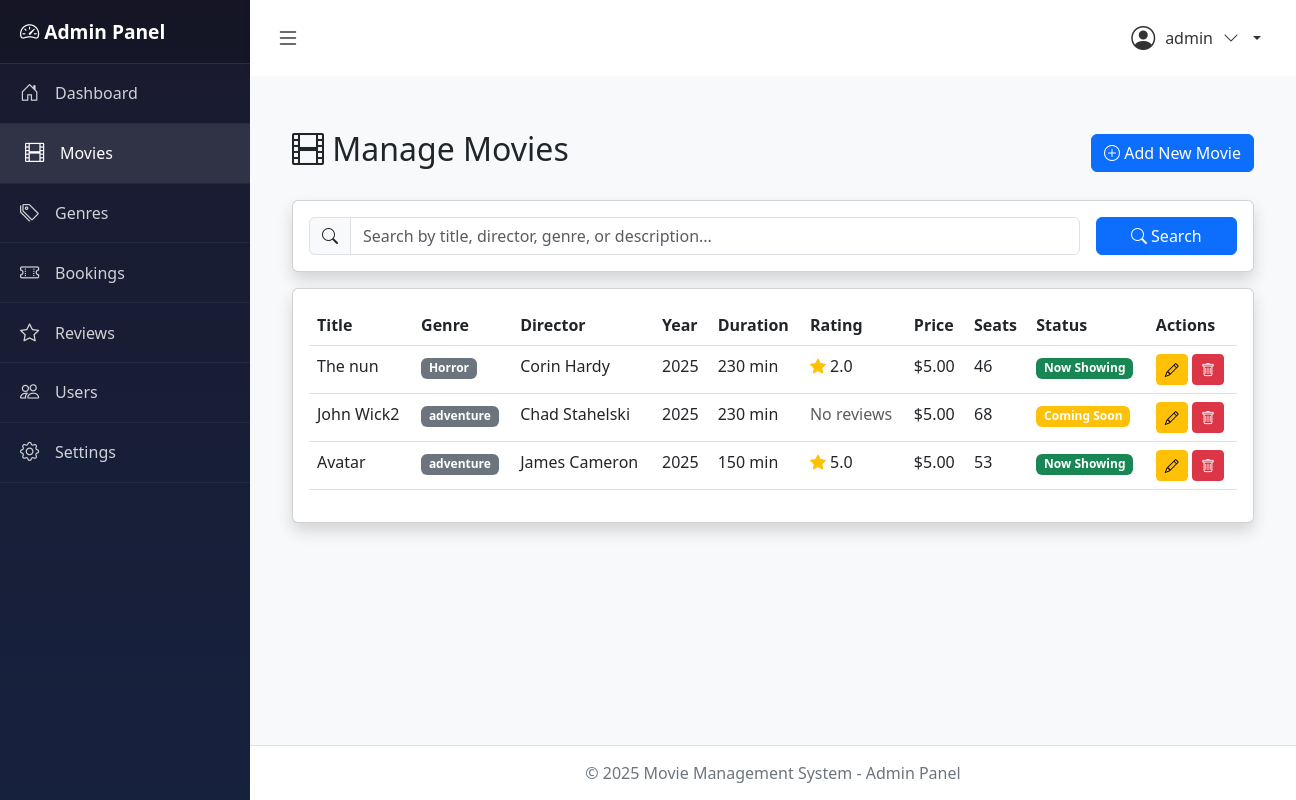
Before: /dashboard/movies/ (signed in) with the older database file.
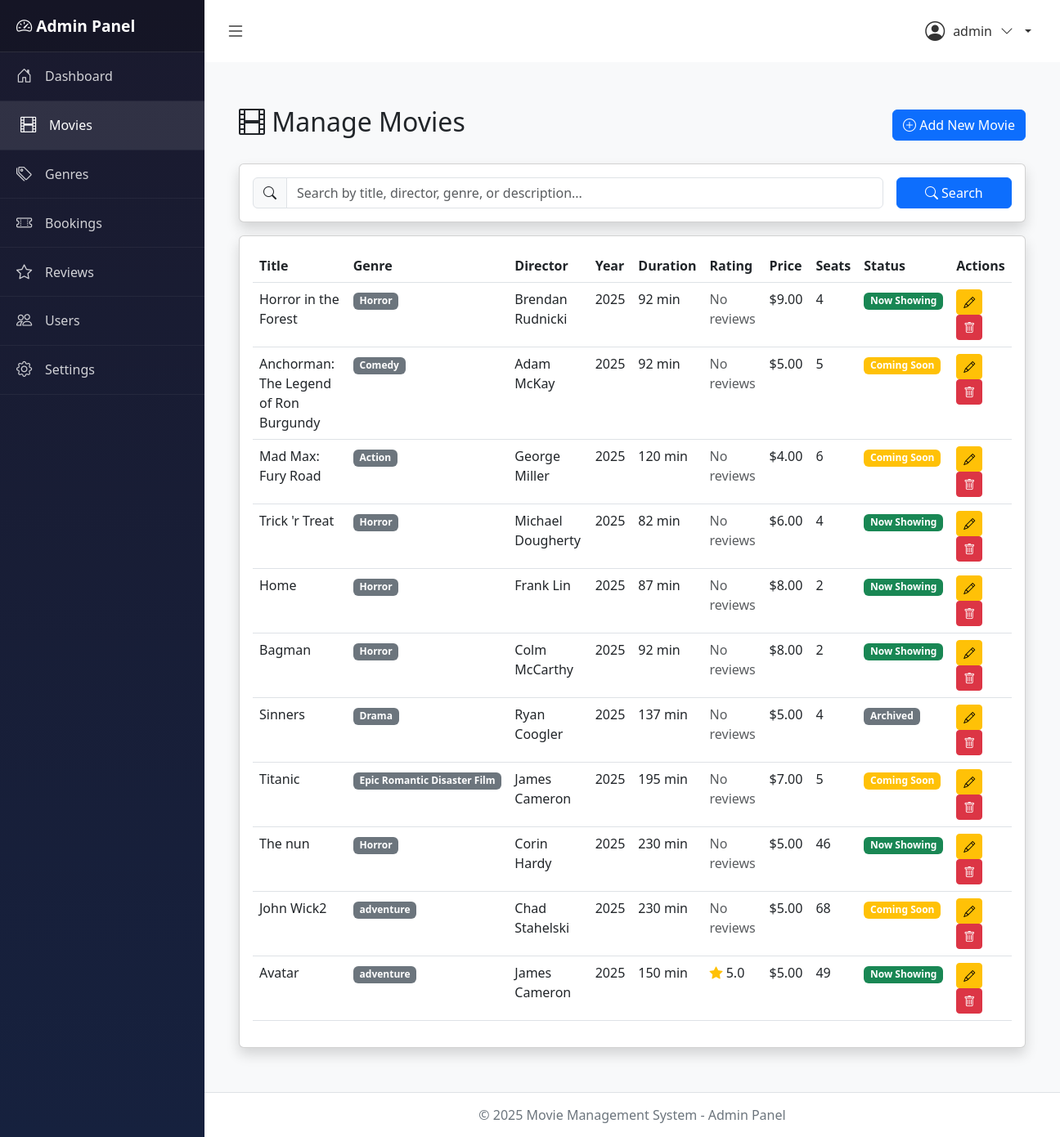
After: the same page with the newer database file.
### accounts/models.py (models this page shows, shortened)
class Account(AbstractUser):
    ROLE_CHOICES = (
        ('admin', 'Admin'),
        ('user', 'User'),
    )
    role = models.CharField(max_length=10, choices=ROLE_CHOICES, default='user')
    created_at = models.DateTimeField(auto_now_add=True)
    updated_at = models.DateTimeField(auto_now=True)
    class Meta:
        db_table = 'accounts'
        verbose_name = 'Account'
        verbose_name_plural = 'Accounts'
    def is_admin(self):
        return self.role == 'admin'

### movies/models.py (models this page shows, shortened)
class Movie(models.Model):
    STATUS_CHOICES = (
        ('now_showing', 'Now Showing'),
        ('coming_soon', 'Coming Soon'),
        ('archived', 'Archived'),
    )
    title = models.CharField(max_length=200)
    description = models.TextField()
    genre = models.ForeignKey(Genre, on_delete=models.SET_NULL, null=True, related_name='movies')
    duration = models.IntegerField(help_text='Duration in minutes')
    release_date = models.DateField()
    director = models.CharField(max_length=100)
    cast = models.TextField(help_text='Comma-separated list of actors')
    poster = models.ImageField(upload_to='movies/posters/', blank=True, null=True)
    trailer_url = models.URLField(blank=True, null=True)
    rating = models.DecimalField(max_digits=3, decimal_places=1, default=0.0,
                                  validators=[MinValueValidator(0.0), MaxValueValidator(10.0)])
    status = models.CharField(max_length=20, choices=STATUS_CHOICES, default='now_showing')
    ticket_price = models.DecimalField(max_digits=10, decimal_places=2, default=0.00)
    available_seats = models.IntegerField(default=100)
    created_at = models.DateTimeField(auto_now_add=True)
    updated_at = models.DateTimeField(auto_now=True)
    class Meta:
        db_table = 'movies'
        verbose_name = 'Movie'
        verbose_name_plural = 'Movies'
        ordering = ['-release_date']
    def average_rating(self):
        reviews = self.reviews.filter(is_approved=True)
        if reviews.exists():
            return round(reviews.aggregate(models.Avg('rating'))['rating__avg'], 1)
        return 0.0

class Genre(models.Model):
    name = models.CharField(max_length=50, unique=True)
    description = models.TextField(blank=True, null=True)
    created_at = models.DateTimeField(auto_now_add=True)
    updated_at = models.DateTimeField(auto_now=True)
    class Meta:
        db_table = 'genres'
        verbose_name = 'Genre'
        verbose_name_plural = 'Genres'
        ordering = ['name']

### movies/views.py (the view, shortened to what this page needs)
# urls.py: path('dashboard/movies/', views.manage_movies, name='manage_movies'),
@login_required
def manage_movies(request):
    if not request.user.is_admin():
        messages.error(request, 'Access denied! Admin only.')
        return redirect('home')
    movies = Movie.objects.all().order_by('-created_at')
    genres = Genre.objects.all().order_by('name')
    search_query = request.GET.get('search', '')
    context = {
        'movies': movies,
        'genres': genres,
        'search_query': search_query,
    }
    return render(request, 'Admin/manage_movies.html', context)

### movies/context_processors.py (called while the page is built)
def site_settings(request):
    settings = SiteSetting.get_settings()
    return {
        'site_settings': settings,
    }

### movies/models.py (called while the page is built)
    @classmethod
    def get_settings(cls):
        settings, created = cls.objects.get_or_create(id=1)
        return settings

### movies/templates/Admin/manage_movies.html (shortened to what this page needs)
{% extends 'Admin/base_admin.html' %}
{% block content %}
<div class="container-fluid my-4">
    <div class="d-flex justify-content-between align-items-center mb-4">
        <h2><i class="bi bi-film"></i> Manage Movies</h2>
        <button type="button" class="btn btn-primary" data-bs-toggle="modal" data-bs-target="#addMovieModal">
            <i class="bi bi-plus-circle"></i> Add New Movie
        </button>
    </div>
    <div class="card shadow mb-3">
        <div class="card-body">
            <form method="get" class="row g-3">
                <div class="col-md-10">
                    <div class="input-group">
                        <span class="input-group-text"><i class="bi bi-search"></i></span>
                        <input type="text" name="search" class="form-control" placeholder="Search by title, director, genre, or description..." value="{{ search_query }}">
                    </div>
                </div>
                <div class="col-md-2">
                    <button type="submit" class="btn btn-primary w-100">
                        <i class="bi bi-search"></i> Search
                    </button>
                </div>
            </form>
        </div>
    </div>
    <div class="card shadow">
        <div class="card-body">
            <div class="table-responsive">
                <table class="table table-hover">
                    <thead>
                        <tr>
                            <th>Title</th>
                            <th>Genre</th>
                            <th>Director</th>
                            <th>Year</th>
                            <th>Duration</th>
                            <th>Rating</th>
                            <th>Price</th>
                            <th>Seats</th>
                            <th>Status</th>
                            <th>Actions</th>
                        </tr>
                    </thead>
                    <tbody>
                        {% for movie in movies %}
                        <tr>
                            <td>{{ movie.title }}</td>
                            <td><span class="badge bg-secondary">{{ movie.genre.name }}</span></td>
                            <td>{{ movie.director }}</td>
                            <td>{{ movie.release_date.year }}</td>
                            <td>{{ movie.duration }} min</td>
                            <td>
                                {% with avg_rating=movie.average_rating %}
                                    {% if avg_rating %}
                                        <i class="bi bi-star-fill text-warning"></i> {{ avg_rating|floatformat:1 }}
                                    {% else %}
                                        <span class="text-muted">No reviews</span>
                                    {% endif %}
                                {% endwith %}
                            </td>
                            <td>${{ movie.ticket_price }}</td>
                            <td>{{ movie.available_seats }}</td>
                            <td>
                                <span class="badge bg-{% if movie.status == 'now_showing' %}success{% elif movie.status == 'coming_soon' %}warning{% else %}secondary{% endif %}">
                                    {{ movie.get_status_display }}
                                </span>
                            </td>
                            <td>
                                <button type="button" class="btn btn-sm btn-warning" data-bs-toggle="modal" data-bs-target="#editMovieModal{{ movie.id }}" title="Edit">
                                    <i class="bi bi-pencil"></i>
                                </button>
                                <a href="{% url 'delete_movie' movie.id %}" class="btn btn-sm btn-danger" onclick="return confirm('Are you sure?')" title="Delete">
                                    <i class="bi bi-trash"></i>
                                </a>
                            </td>
                        </tr>
                        {% empty %}
                        <tr>
                            <td colspan="10" class="text-center text-muted">No movies found.</td>
                        </tr>
                        {% endfor %}
                    </tbody>
                </table>
            </div>
        </div>
    </div>
</div>
{% endblock %}

### movies/templates/Admin/base_admin.html (shortened to what this page needs)
<!DOCTYPE html>
<html lang="en">
<head>
    <link href="https://cdn.jsdelivr.net/npm/bootstrap@5.3.0/dist/css/bootstrap.min.css" rel="stylesheet">
    <link href="https://cdn.jsdelivr.net/npm/bootstrap-icons@1.10.0/font/bootstrap-icons.css" rel="stylesheet">
</head>
<body>
    <div class="wrapper">
        <nav class="sidebar" id="sidebar">
            <div class="sidebar-header">
                <h3>
                    <i class="bi bi-speedometer2"></i>
                    <span>Admin Panel</span>
                </h3>
            </div>
            <ul class="sidebar-menu">
                <li>
                    <a href="{% url 'admin_dashboard' %}" class="{% if request.resolver_match.url_name == 'admin_dashboard' %}active{% endif %}">
                        <i class="bi bi-house-door"></i>
                        <span>Dashboard</span>
                    </a>
                </li>
                <li>
                    <a href="{% url 'manage_movies' %}" class="{% if 'movies' in request.path and request.resolver_match.url_name != 'admin_dashboard' %}active{% endif %}">
                        <i class="bi bi-film"></i>
                        <span>Movies</span>
                    </a>
                </li>
                <li>
                    <a href="{% url 'manage_genres' %}" class="{% if 'genres' in request.path %}active{% endif %}">
                        <i class="bi bi-tags"></i>
                        <span>Genres</span>
                    </a>
                </li>
                <li>
                    <a href="{% url 'manage_bookings' %}" class="{% if 'bookings' in request.path %}active{% endif %}">
                        <i class="bi bi-ticket-perforated"></i>
                        <span>Bookings</span>
                    </a>
                </li>
                <li>
                    <a href="{% url 'manage_reviews' %}" class="{% if 'reviews' in request.path %}active{% endif %}">
                        <i class="bi bi-star"></i>
                        <span>Reviews</span>
                    </a>
                </li>
                <li>
                    <a href="{% url 'manage_users' %}" class="{% if 'users' in request.path %}active{% endif %}">
                        <i class="bi bi-people"></i>
                        <span>Users</span>
                    </a>
                </li>
                <li>
                    <a href="{% url 'admin_settings' %}" class="{% if request.resolver_match.url_name == 'admin_settings' %}active{% endif %}">
                        <i class="bi bi-gear"></i>
                        <span>Settings</span>
                    </a>
                </li>
            </ul>
        </nav>
        <div class="content">
            <div class="top-navbar">
                <button class="toggle-sidebar" onclick="toggleSidebar()">
                    <i class="bi bi-list"></i>
                </button>
                <div class="user-info">
                    <div class="dropdown">
                        <a href="#" class="dropdown-toggle" data-bs-toggle="dropdown">
                            <i class="bi bi-person-circle" style="font-size: 1.5rem;"></i>
                            <span>{{ user.username }}</span>
                            <i class="bi bi-chevron-down"></i>
                        </a>
                    </div>
                </div>
            </div>
            <div class="main-content">
                {% block content %}{% endblock %}
            </div>
            <footer class="admin-footer">
                <p class="mb-0">&copy; 2025 Movie Management System - Admin Panel</p>
            </footer>
        </div>
    </div>
    {% load static %}
</body>
</html>

### movies/templates/Admin/base_admin.html (style rules this page uses)
body { min-height: 100vh; display: flex; flex-direction: column; }
.wrapper { display: flex; flex: 1; }
.sidebar { min-width: 250px; max-width: 250px; background: linear-gradient(180deg, #1a1a2e 0%, #16213e 100%); color: white; transition: all 0.3s; box-shadow: 2px 0 5px rgba(0,0,0,0.1); }
.sidebar-header { padding: 20px; background: rgba(0,0,0,0.2); border-bottom: 1px solid rgba(255,255,255,0.1); }
.sidebar-header h3 { font-size: 1.2rem; margin: 0; font-weight: 600; }
.sidebar-menu { padding: 0; list-style: none; }
.sidebar-menu li { border-bottom: 1px solid rgba(255,255,255,0.05); }
.sidebar-menu a { display: flex; align-items: center; padding: 15px 20px; color: rgba(255,255,255,0.8); text-decoration: none; transition: all 0.3s; }
.sidebar-menu a:hover, .sidebar-menu a.active { background: rgba(255,255,255,0.1); color: white; padding-left: 25px; }
.sidebar-menu a i { font-size: 1.2rem; margin-right: 10px; min-width: 25px; }
.content { flex: 1; display: flex; flex-direction: column; }
.top-navbar { background: white; box-shadow: 0 2px 5px rgba(0,0,0,0.1); padding: 15px 20px; display: flex; justify-content: space-between; align-items: center; }
.toggle-sidebar { background: none; border: none; font-size: 1.5rem; cursor: pointer; color: #333; }
.user-info { display: flex; align-items: center; gap: 15px; }
.user-info .dropdown-toggle { display: flex; align-items: center; gap: 10px; text-decoration: none; color: #333; padding: 5px 15px; border-radius: 5px; transition: background 0.3s; }
.main-content { flex: 1; padding: 30px; background: #f8f9fa; overflow-y: auto; }
.admin-footer { background: white; padding: 15px 30px; text-align: center; border-top: 1px solid #dee2e6; color: #6c757d; }

Changed rows visible on the page:
added Movie: title "Horror in the Forest", genre.name "Horror", director "Brendan Rudnicki", release_date.year "2025", duration "92", shows "No reviews", ticket_price "9.00", available_seats "4", status "Now Showing"
added Movie: title "Anchorman: The Legend of Ron Burgundy", genre.name "Comedy", director "Adam McKay", release_date.year "2025", duration "92", shows "No reviews", ticket_price "5.00", available_seats "5", status "Coming Soon"
added Movie: title "Mad Max: Fury Road", genre.name "Action", director "George Miller", release_date.year "2025", duration "120", shows "No reviews", ticket_price "4.00", available_seats "6", status "Coming Soon"
added Movie: title "Trick 'r Treat", genre.name "Horror", director "Michael Dougherty", release_date.year "2025", duration "82", shows "No reviews", ticket_price "6.00", available_seats "4", status "Now Showing"
added Movie: title "Home", genre.name "Horror", director "Frank Lin", release_date.year "2025", duration "87", shows "No reviews", ticket_price "8.00", available_seats "2", status "Now Showing"
added Movie: title "Bagman", genre.name "Horror", director "Colm McCarthy", release_date.year "2025", duration "92", shows "No reviews", ticket_price "8.00", available_seats "2", status "Now Showing"
added Movie: title "Sinners", genre.name "Drama", director "Ryan Coogler", release_date.year "2025", duration "137", shows "No reviews", ticket_price "5.00", available_seats "4", status "Archived"
added Movie: title "Titanic", genre.name "Epic Romantic Disaster Film", director "James Cameron", release_date.year "2025", duration "195", shows "No reviews", ticket_price "7.00", available_seats "5", status "Coming Soon"
changed Movie "The nun": average_rating "2.0" → (not shown); now shows "No reviews"
changed Movie "Avatar": available_seats "53" → "49"
